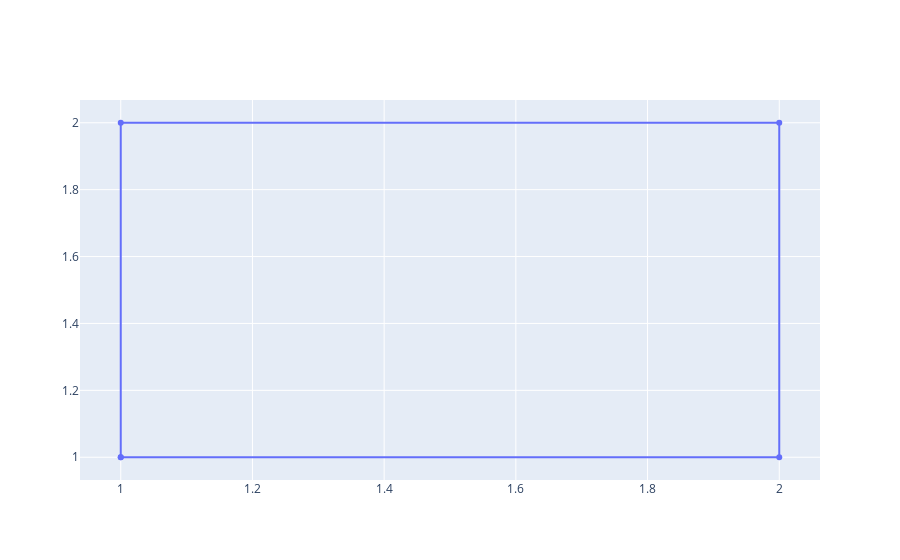

This figure's notebook cell:
### Code cell
fig = go.Figure()
fig.add_trace(go.Scatter(x=x, y=y))
fig.show()

### Figure 1 — Plotly figure (JSON) as saved in the notebook; plotly's stock layout.template omitted (floating-point values rounded to 4 significant figures)
{"data": [{"type": "scatter", "x": [1, 1, 2, 2, 1], "y": [1, 2, 2, 1, 1]}], "layout": {}}
